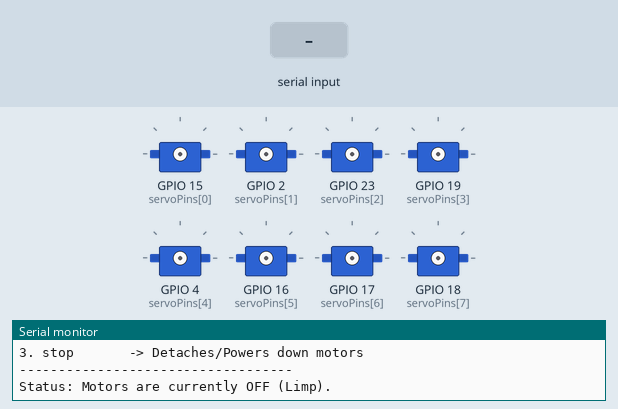
Recording of a sketch running on a simulated ESP32. On the bench: 8 × servo, the last lines printed to the serial monitor. The test bench sets the inputs (shaded band).

Above: at 1.2 s.
1.3 s: "all,1\n" received over Serial
2.8 s: "all,150\n" received over Serial
At 3.6 s:
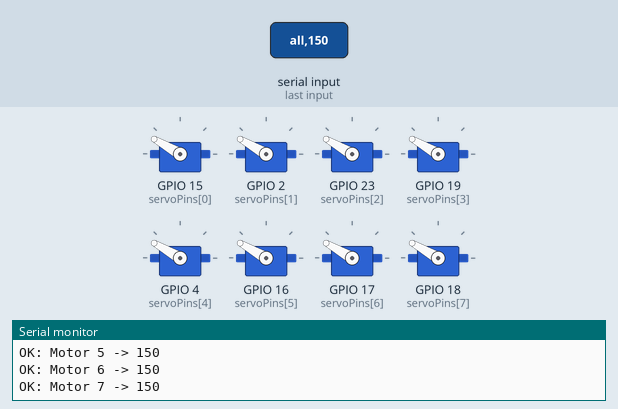
4.3 s: "1,90\n" received over Serial
At 5.6 s:
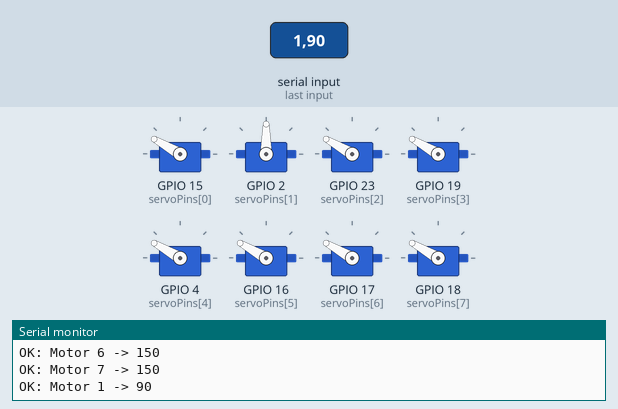
Timing chart, 0 to 7.3 s (numbered marks = the images above; inputs shaded):
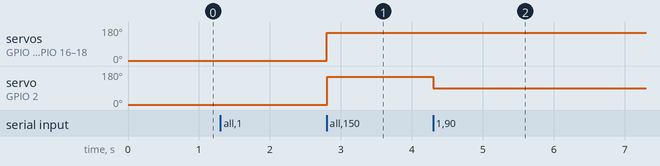

Measured:
- after the input at 2.8 s, servo on GPIO 15 (servoPins[0]), servo on GPIO 2 (servoPins[1]), servo on GPIO 23 (servoPins[2]), servo on GPIO 19 (servoPins[3]), servo on GPIO 4 (servoPins[4]), servo on GPIO 16 (servoPins[5]), servo on GPIO 17 (servoPins[6]), servo on GPIO 18 (servoPins[7]): 1° → 150° at once
- after the input at 4.3 s, servo on GPIO 2 (servoPins[1]): 150° → 90° at once

The sketch:

motor-tester.ino
```cpp
#include <Arduino.h>
#include <ESP32Servo.h>
Servo servos[8];
const int servoPins[8] = {15, 2, 23, 19, 4, 16, 17, 18};
const int MIN_PULSE = 544;
const int MAX_PULSE = 2400;
void setup() {
  Serial.begin(115200);
  while (!Serial);
  Serial.println("-----------------------------------");
  Serial.println("      Motor Tester Interface       ");
  Serial.println("-----------------------------------");
  Serial.println("Commands:");
  Serial.println("1. id,angle   -> e.g. '0,90'");
  Serial.println("2. all,angle  -> e.g. 'all,90'");
  Serial.println("3. stop       -> Detaches/Powers down motors");
  Serial.println("-----------------------------------");
  Serial.println("Status: Motors are currently OFF (Limp).");
  ESP32PWM::allocateTimer(0);
  ESP32PWM::allocateTimer(1);
  ESP32PWM::allocateTimer(2);
  ESP32PWM::allocateTimer(3);
}
void loop() {
  if (Serial.available() > 0) {
    String input = Serial.readStringUntil('\n');
    input.trim();
    if (input.length() == 0) return;
    if (input.equalsIgnoreCase("stop")) {
      stopMotors();
      return;
    }
    int commaIndex = input.indexOf(',');
    if (commaIndex != -1) {
      String cmd = input.substring(0, commaIndex);
      String valStr = input.substring(commaIndex + 1);
      int angle = valStr.toInt();
      if (angle < 0) angle = 0;
      if (angle > 180) angle = 180;
      if (cmd.equalsIgnoreCase("all")) {
        moveAll(angle);
      } else {
        int motorId = cmd.toInt();
        if (motorId == 0 && cmd.charAt(0) != '0') {
           Serial.println("Error: Invalid Motor ID");
        } else {
           moveMotor(motorId, angle);
        }
      }
    } else {
      Serial.println("Error: Invalid format. Use 'id,angle', 'all,angle', or 'stop'.");
    }
  }
}
void moveMotor(int id, int angle) {
  if (id < 0 || id > 7) {
    Serial.println("Error: Motor ID must be 0-7");
    return;
  }
  if (!servos[id].attached()) {
    servos[id].setPeriodHertz(50);
    servos[id].attach(servoPins[id], MIN_PULSE, MAX_PULSE);
  }
  servos[id].write(angle);
  Serial.print("OK: Motor ");
  Serial.print(id);
  Serial.print(" -> ");
  Serial.println(angle);
}
void moveAll(int angle) {
  Serial.print("Moving ALL to ");
  Serial.println(angle);
  for (int i = 0; i < 8; i++) {
    moveMotor(i, angle);
  }
}
void stopMotors() {
  Serial.println("Stopping (Detaching) all motors...");
  for (int i = 0; i < 8; i++) {
    if (servos[i].attached()) {
      servos[i].detach();
    }
  }
  Serial.println("Motors are now OFF.");
}
```
